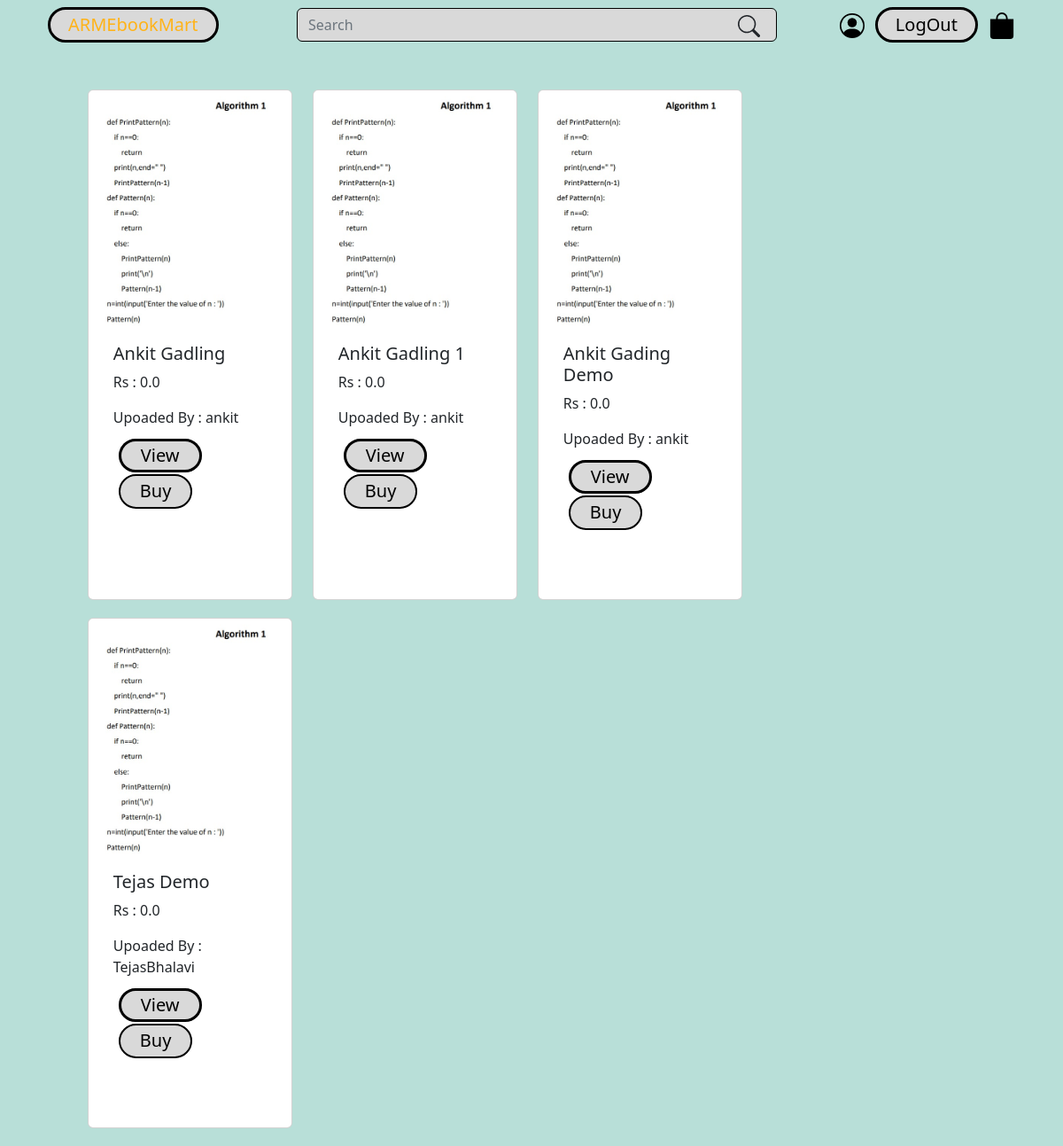
The page /allbooks/ (signed in) on the database its author committed.
### ebooks/models.py (models this page shows, shortened)
class UserEbook(models.Model):
    author=models.ForeignKey(User, default=None,on_delete=models.CASCADE )
    title=models.CharField(max_length=50)
    price=models.FloatField()
    cover=models.ImageField(upload_to="media")
    book=models.FileField(upload_to="media")
    bookaudio=models.FileField(upload_to="media")
    slug=AutoSlugField(populate_from="title", unique=True , null=True )

### ebooks/views.py (the view)
# urls.py: path("allbooks/", views.all_books),
def all_books(request):
	cart_items=CartItems.objects.all()
	cart_item_total=0
	for item in cart_items:
		cart_item_total+=1
	ebooks={'userbooks': UserEbook.objects.all(),'cart_item_total':cart_item_total}
	if request.method=="GET":
		st=request.GET.get('search')
		if st!=None:
			ebooks={
				'userbooks':UserEbook.objects.filter(title__icontains=st), 'cart_item_total':cart_item_total
			}
	return render(request, "books.html", ebooks)

### templates/books.html (shortened to what this page needs)
{% load static %}
<!doctype html>
<html lang="en">
<head>
  <link href="https://cdn.jsdelivr.net/npm/bootstrap@5.2.2/dist/css/bootstrap.min.css" rel="stylesheet"
>
  <link href="{% static 'styles/style.css' %}" rel="stylesheet">
</head>
<body>
  <div class="container">
    {% include 'navbar.html' %}
    <div class="row books-center">
      {% for E in userbooks %}
      <div class="card book">
        {% if E.cover %}
        <img src="{{ E.cover.url }}" class="card-img-top" alt="{{E.title}}">
        {% endif %}
        <div class="card-body">
          <h5 class="card-title">{{E.title}}</h5>
          <p class="card-text">Rs : {{E.price}}</p>
          <p class="card-text">Upoaded By : {{E.author}}</p>
          {% if E.price > 0 %}
          <a href="/buy" class="View">View</a>
          {% else %}
          <a class="View" href="/viewuserbook/{{E.slug}}">View</a>
          {% endif %}
          <form style="display:inline;" action="cart_add_user_item/" method="post"><button class="View" type="submit"
              name="book_id" value="{{E.id}}">Buy</button></form>
        </div>
      </div>
      {% endfor %}
    </div>
</body>
</html>

### static/styles/style.css (style rules this page uses)
body { background-color: #B8DFD8; }
.books-center { margin: 4% 5% 0px; }
.book { width: 23%; height: 36em; margin-bottom: 20px; margin-right: 22px; margin-left: 1px; }
.View { border-style: solid; font-size: 20px; color: black; background-color: #D9D9D9; border-radius: 43px; padding: 2px 22px 3px; margin: 6px; text-decoration: none; cursor: pointer; }

### rows shown on the page
UserEbook: cover (picture), title "Ankit Gadling", price "0.0", author "ankit", {{ E.id }} 43 (drawn)
UserEbook: cover (picture), title "Ankit Gadling 1", price "0.0", author "ankit", {{ E.id }} 44 (drawn)
UserEbook: cover (picture), title "Ankit Gading Demo", price "0.0", author "ankit", {{ E.id }} 45 (drawn)
UserEbook: cover (picture), title "Tejas Demo", price "0.0", author "TejasBhalavi", {{ E.id }} 46 (drawn)
